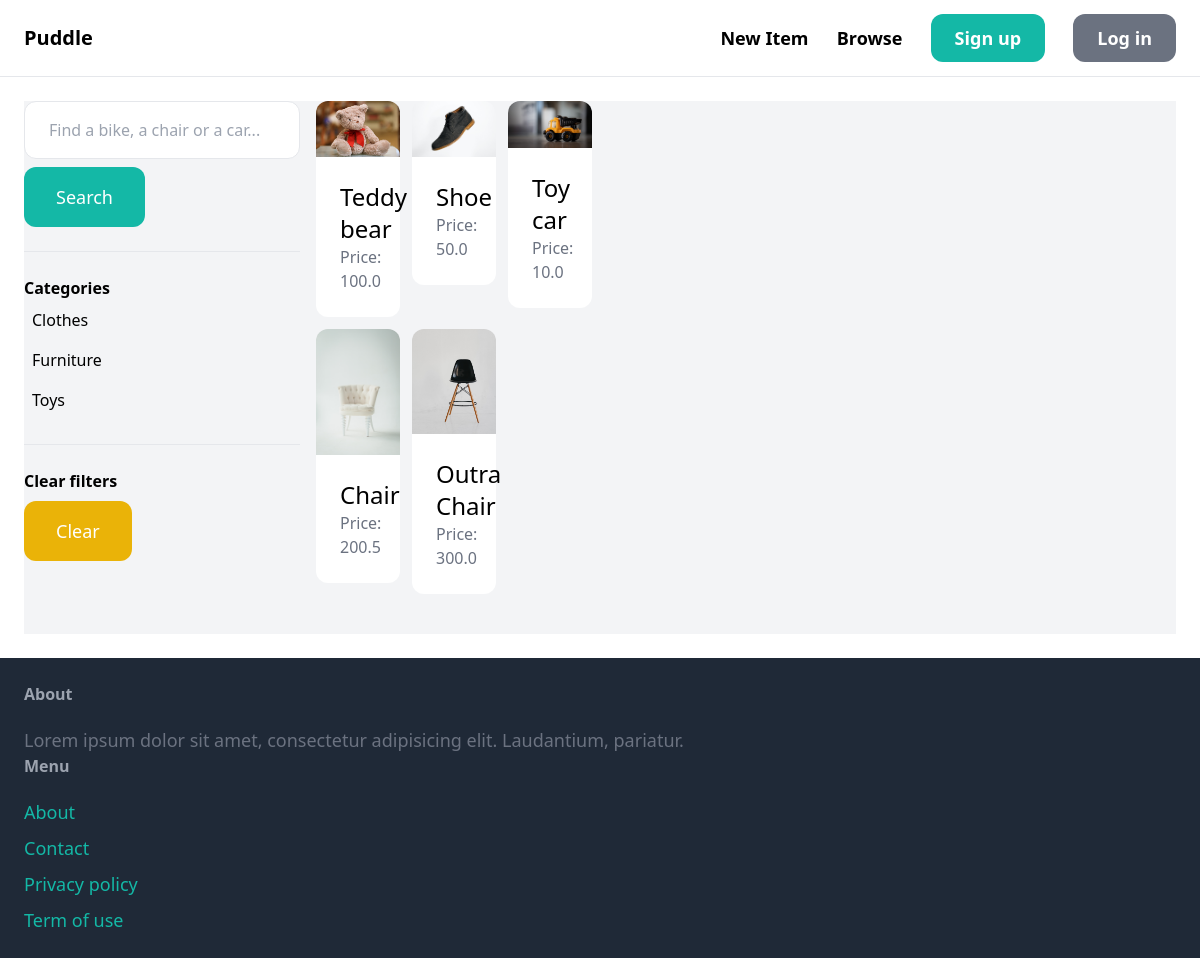
The app's page /items/ with its own data.
### item/models.py (models this page shows, shortened)
class Category(models.Model):
    name = models.CharField(max_length=255)
    class Meta:
        ordering = ('name',)
        verbose_name_plural = 'Categories'

class Item(models.Model):
    category = models.ForeignKey(Category, related_name='items', on_delete=models.CASCADE)
    name = models.CharField(max_length=255)
    description = models.TextField(blank=True, null=True)
    price = models.FloatField()
    image = models.ImageField(upload_to='item_images', blank=True, null=True)
    is_sold = models.BooleanField(default=False)
    created_by = models.ForeignKey(User, related_name='items', on_delete=models.CASCADE)
    created_at = models.DateTimeField(auto_now_add=True)

### item/views.py (the view)
# urls.py: path('items/', include('item.urls')),
def items(request):
    query = request.GET.get('query', '')
    category_id = request.GET.get('category', 0)
    categories = Category.objects.all()
    items = Item.objects.filter(is_sold=False)
    if category_id:
        items = items.filter(category_id=category_id)
    if query:
        items = items.filter(name__icontains=query) | Q(description__icontains=query)
    return render(request, 'item/items.html', {
        'items': items,
        'query': query,
        'categories': categories,
        'category_id': int(category_id)
    })

### item/templates/item/items.html (shortened to what this page needs)
{% extends 'core/base.html' %}
{% block content %}
  <div class="pb-6 grid grid-cols-4 gap-4 bg-gray-100">
    <div class="col-span-1">
      <form method="get" action="{% url 'item:items' %}">
        <input name="query" class="w-full py-4 px-6 border rounded-xl" type="text" value="{{ query }}"
               placeholder="Find a bike, a chair or a car...">
        <button class="mt-2 py-4 px-8 text-lg bg-teal-500 text-white rounded-xl">Search</button>
      </form>
      <hr class="my-6">
      <p class="font-semibold">Categories</p>
      <ul>
        {% for category in categories %}
          <li class="py-2 px-2 rounded-xl{% if category.id == category_id %} bg-gray-200 {% endif %}">
            <a href="{% url 'item:items' %}?query={{ query }}&category={{ category.id }}">{{ category.name }}</a>
          </li>
        {% endfor %}
      </ul>
      <hr class="my-6">
      <p class="font-semibold">Clear filters</p>
      <ul>
        <li><a href="{% url 'item:items' %}"
               class="mt-2 py-4 px-8 inline-block bg-yellow-500 text-lg rounded-xl text-white">Clear</a></li>
      </ul>
    </div>
    <div class="grid grid-cols-3 gap-3">
      {% for item in items %}
        <div><a href="{% url 'item:detail' item.id %}">
          <div><img src="{{ item.image.url }}" class="rounded-t-xl" alt="">
          </div>
          <div class="p-6 bg-white rounded-b-xl">
            <h2 class="text-2xl">{{ item.name }}</h2>
            <p class="text-gray-500">Price: {{ item.price }}</p>
          </div>
        </a></div>
      {% endfor %}
    </div>
  </div>
{% endblock %}

### records on screen
Category: name "Clothes"
Category: name "Furniture"
Category: name "Toys"
Item: image (picture), name "Teddy bear", price "100.0"
Item: image (picture), name "Shoe", price "50.0"
Item: image (picture), name "Toy car", price "10.0"
Item: image (picture), name "Chair", price "200.5"
Item: image (picture), name "Outra Chair", price "300.0"
